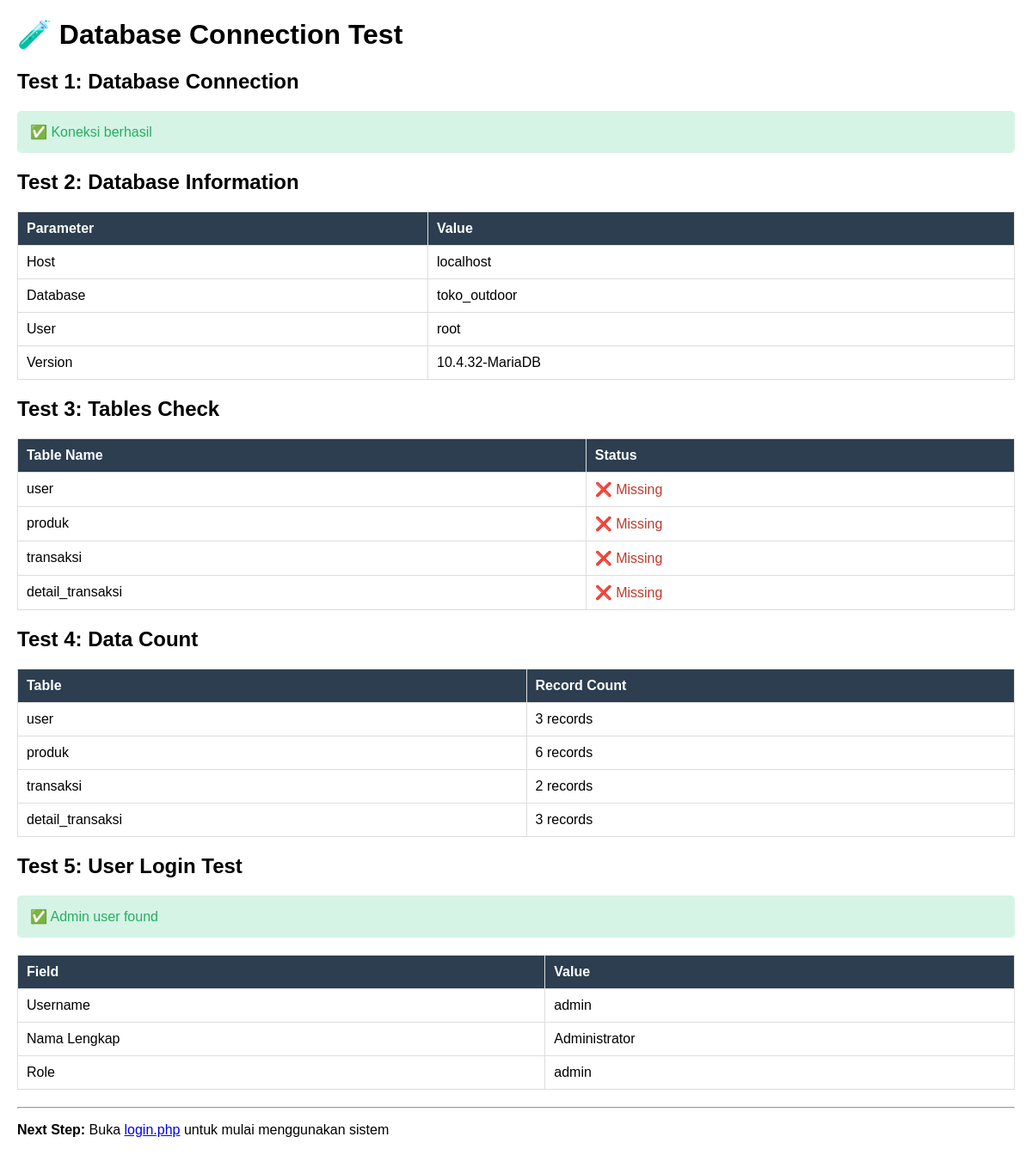
The page /test_connection.php on the database its author committed.
### tables this page shows
CREATE TABLE IF NOT EXISTS user (
    id_user INT PRIMARY KEY AUTO_INCREMENT,
    username VARCHAR(100) UNIQUE NOT NULL,
    password VARCHAR(255) NOT NULL,
    role ENUM('admin', 'kasir', 'owner') NOT NULL DEFAULT 'kasir',
    nama_lengkap VARCHAR(150) NOT NULL,
    email VARCHAR(100),
    no_telp VARCHAR(15),
    created_at TIMESTAMP DEFAULT CURRENT_TIMESTAMP,
    updated_at TIMESTAMP DEFAULT CURRENT_TIMESTAMP ON UPDATE CURRENT_TIMESTAMP
);

### Config/koneksi.php (called while the page is built, shortened)
<?php
$koneksi = mysqli_connect(DB_HOST, DB_USER, DB_PASS, DB_NAME);
mysqli_set_charset($koneksi, "utf8mb4");
function query($sql) {
    global $koneksi;
    $result = mysqli_query($koneksi, $sql);
    return $result;
}
function fetch_assoc($result) {
    return mysqli_fetch_assoc($result);
}
function num_rows($result) {
    return mysqli_num_rows($result);
}
?>

### test_connection.php (the view, shortened to what this page needs)
<?php
require_once 'Config/koneksi.php';
echo "<!DOCTYPE html>";
echo "<html>";
echo "<head>";
echo "</head>";
echo "<body>";
echo "<h1>🧪 Database Connection Test</h1>";
echo "<h2>Test 1: Database Connection</h2>";
try {
    if ($koneksi->connect_error) {
        echo "<div class='error'>❌ Koneksi gagal: " . $koneksi->connect_error . "</div>";
    } else {
        echo "<div class='success'>✅ Koneksi berhasil</div>";
    }
} catch (Exception $e) {
    echo "<div class='error'>❌ Error: " . $e->getMessage() . "</div>";
}
echo "<h2>Test 2: Database Information</h2>";
echo "<table>";
echo "<tr><th>Parameter</th><th>Value</th></tr>";
echo "<tr><td>Host</td><td>" . DB_HOST . "</td></tr>";
echo "<tr><td>Database</td><td>" . DB_NAME . "</td></tr>";
echo "<tr><td>User</td><td>" . DB_USER . "</td></tr>";
echo "<tr><td>Version</td><td>" . $koneksi->server_info . "</td></tr>";
echo "</table>";
echo "<h2>Test 3: Tables Check</h2>";
$tables = ['user', 'produk', 'transaksi', 'detail_transaksi'];
$existing_tables = [];
echo "<table>";
echo "<tr><th>Table Name</th><th>Status</th></tr>";
foreach ($tables as $table) {
    $status = in_array($table, $existing_tables) ? '✅ Exists' : '❌ Missing';
    echo "<tr>";
    echo "<td>" . $table . "</td>";
    echo "<td style='color: " . (in_array($table, $existing_tables) ? '#27ae60' : '#c0392b') . "'>" . $status . "</td>";
    echo "</tr>";
}
echo "</table>";
echo "<h2>Test 4: Data Count</h2>";
echo "<table>";
echo "<tr><th>Table</th><th>Record Count</th></tr>";
foreach ($tables as $table) {
    $result = query("SELECT COUNT(*) as count FROM " . $table);
    $row = fetch_assoc($result);
    echo "<tr>";
    echo "<td>" . $table . "</td>";
    echo "<td>" . $row['count'] . " records</td>";
    echo "</tr>";
}
echo "</table>";
echo "<h2>Test 5: User Login Test</h2>";
$result = query("SELECT * FROM user WHERE username = 'admin'");
if (num_rows($result) > 0) {
    $user = fetch_assoc($result);
    echo "<div class='success'>✅ Admin user found</div>";
    echo "<table>";
    echo "<tr><th>Field</th><th>Value</th></tr>";
    echo "<tr><td>Username</td><td>" . $user['username'] . "</td></tr>";
    echo "<tr><td>Nama Lengkap</td><td>" . $user['nama_lengkap'] . "</td></tr>";
    echo "<tr><td>Role</td><td>" . $user['role'] . "</td></tr>";
    echo "</table>";
} else {
    echo "<div class='error'>❌ Admin user not found</div>";
}
echo "<hr>";
echo "<p><strong>Next Step:</strong> Buka <a href='login.php'>login.php</a> untuk mulai menggunakan sistem</p>";
echo "</body>";
echo "</html>";
?>

### rows shown on the page
user: username "admin", nama_lengkap "Administrator", role "admin"

### other values the page prints
DB_HOST "localhost"
DB_NAME "toko_outdoor"
DB_USER "root"
$koneksi->server_info "10.4.32-MariaDB"
$table "user"
$status "❌ Missing"
$table "produk"
$table "transaksi"
$table "detail_transaksi"
$row['count'] "3"
$row['count'] "6"
$row['count'] "2"
